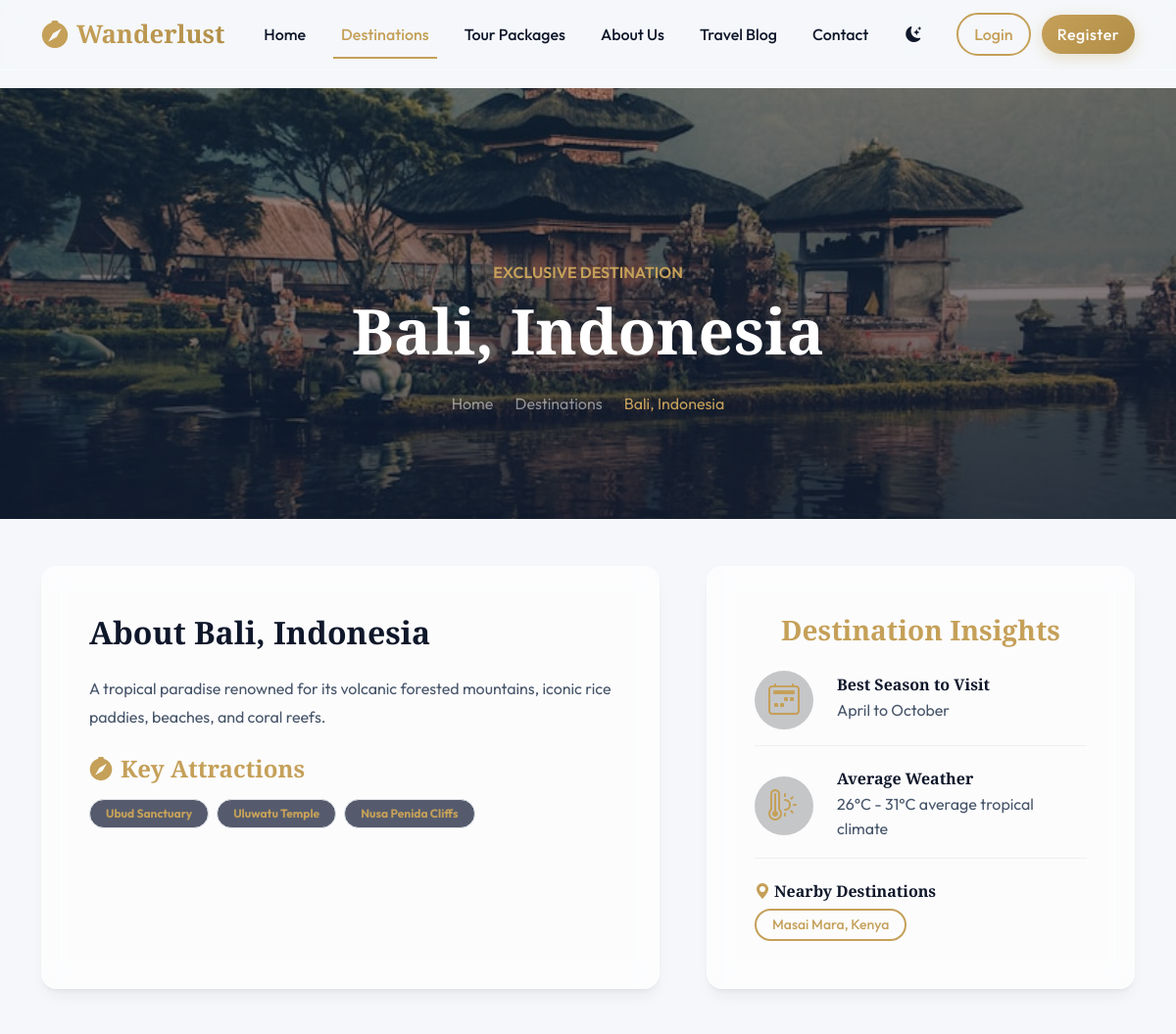
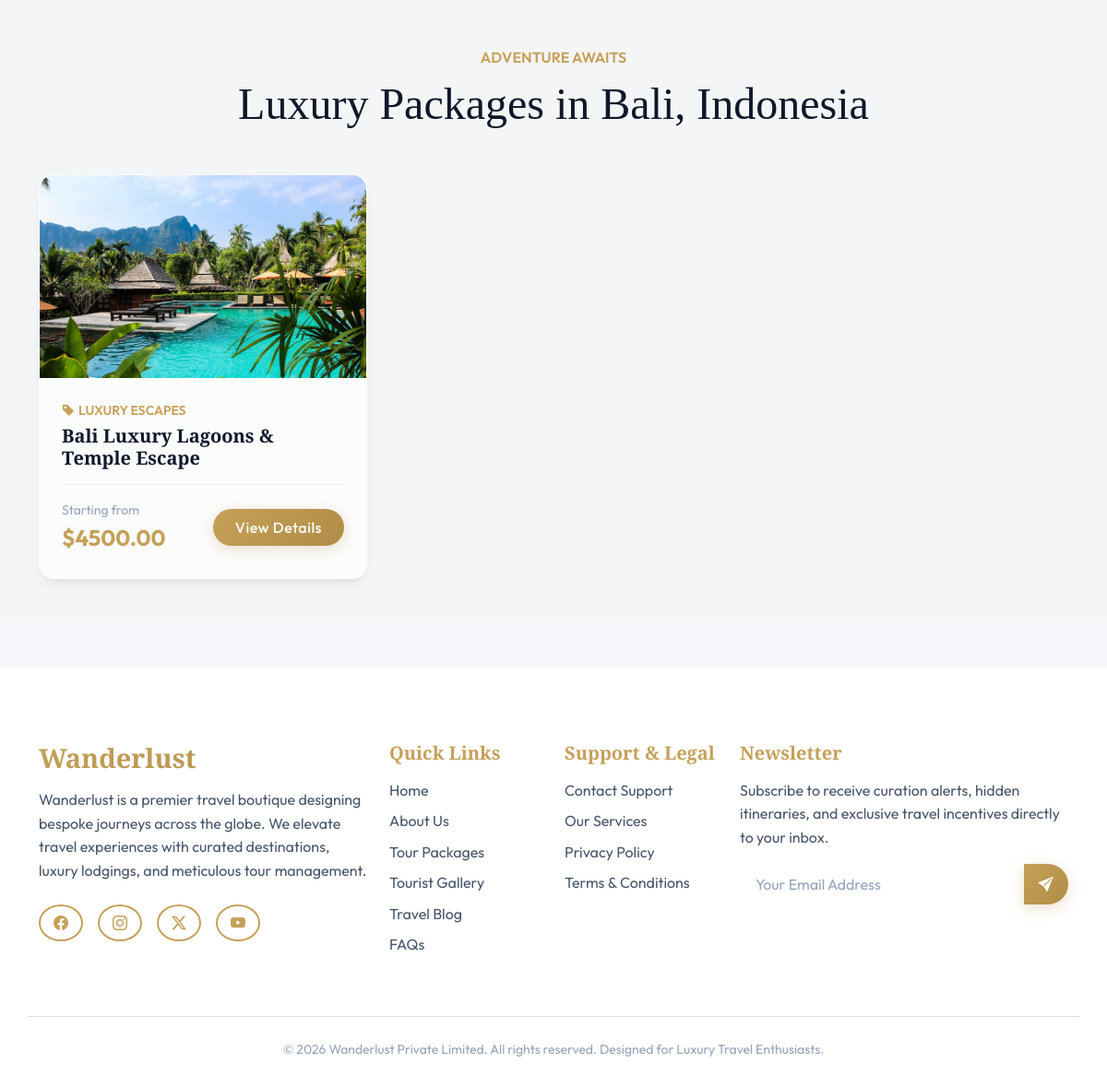
The page /tours/destination/bali/ on the database its author committed (2 pictures, top to bottom).
### tours/models.py (models this page shows, shortened)
class Destination(models.Model):
    name = models.CharField(max_length=100)
    slug = models.SlugField(unique=True)
    hero_image = models.ImageField(upload_to='destinations/')
    description = models.TextField()
    attractions = models.TextField(help_text="Key tourist attractions (comma-separated or HTML/markdown)")
    best_time_to_visit = models.CharField(max_length=150, help_text="E.g., October to April")
    weather_info = models.CharField(max_length=200, help_text="E.g., 20°C - 30°C Average")
    featured = models.BooleanField(default=False, help_text="Show this destination on the home page spotlight")
    nearby_destinations = models.ManyToManyField('self', blank=True, symmetrical=True)

class TourPackage(models.Model):
    DIFFICULTY_CHOICES = [
        ('easy', 'Easy'),
        ('moderate', 'Moderate'),
        ('challenging', 'Challenging'),
        ('extreme', 'Extreme'),
    ]
    title = models.CharField(max_length=200)
    slug = models.SlugField(unique=True)
    destination = models.ForeignKey(Destination, on_delete=models.CASCADE, related_name='packages')
    category = models.ForeignKey(Category, on_delete=models.SET_NULL, null=True, blank=True, related_name='packages')
    cover_image = models.ImageField(upload_to='packages/')
    price = models.DecimalField(max_digits=10, decimal_places=2, validators=[MinValueValidator(0)])
    discount_price = models.DecimalField(max_digits=10, decimal_places=2, null=True, blank=True, validators=[MinValueValidator(0)])
    duration_days = models.PositiveIntegerField(default=1)
    duration_nights = models.PositiveIntegerField(default=0)
    available_seats = models.PositiveIntegerField(default=10)
    difficulty = models.CharField(max_length=20, choices=DIFFICULTY_CHOICES, default='easy')
    best_season = models.CharField(max_length=100, help_text="E.g., Winter / Summer")
    included_services = models.TextField(help_text="Items included, separated by newlines")
    excluded_services = models.TextField(help_text="Items excluded, separated by newlines")
    map_iframe = models.TextField(blank=True, help_text="Google Maps iframe link only (src attribute value)")
    featured = models.BooleanField(default=False)
    is_active = models.BooleanField(default=True)
    created_at = models.DateTimeField(auto_now_add=True)
    updated_at = models.DateTimeField(auto_now=True)
    class Meta:
        ordering = ['-created_at']

class Category(models.Model):
    name = models.CharField(max_length=100)
    slug = models.SlugField(unique=True)
    icon = models.CharField(max_length=50, default="bi-compass", help_text="Bootstrap Icon class, e.g. bi-compass")
    description = models.TextField(blank=True)
    class Meta:
        verbose_name_plural = "Categories"

### tours/views.py (the view)
# urls.py: path('destination/<slug:slug>/', views.destination_detail, name='destination_detail'),
def destination_detail(request, slug):
    destination = get_object_or_404(Destination, slug=slug)
    packages = destination.packages.filter(is_active=True)
    attractions_list = [a.strip() for a in destination.attractions.split(',') if a.strip()]
    context = {
        'destination': destination,
        'packages': packages,
        'attractions_list': attractions_list
    }
    return render(request, 'tours/destination_detail.html', context)

### templates/tours/destination_detail.html (shortened to what this page needs)
{% extends 'base.html' %}
{% load static %}
{% block content %}
<section class="py-5 text-center position-relative d-flex align-items-center" style="background: linear-gradient(rgba(11, 19, 43, 0.4), rgba(11, 19, 43, 0.65)), url('{{ destination.hero_image.url }}') no-repeat center center/cover; min-height: 55vh; padding-top: 120px !important;">
    <div class="container position-relative z-2" data-aos="fade-up">
        <span class="text-gold text-uppercase letter-spacing-2 fw-semibold mb-2 d-block">Exclusive Destination</span>
        <h1 class="display-3 text-white fw-bold mb-4 font-heading">{{ destination.name }}</h1>
        <nav aria-label="breadcrumb">
            <ol class="breadcrumb justify-content-center mb-0 bg-transparent">
                <li class="breadcrumb-item"><a href="{% url 'core:home' %}" class="text-white-50 text-decoration-none">Home</a></li>
                <li class="breadcrumb-item"><a href="{% url 'tours:destinations' %}" class="text-white-50 text-decoration-none">Destinations</a></li>
                <li class="breadcrumb-item text-gold active" aria-current="page">{{ destination.name }}</li>
            </ol>
        </nav>
    </div>
</section>
<section class="py-5">
    <div class="container">
        <div class="row g-5 align-items-stretch">
            <div class="col-lg-7" data-aos="fade-right">
                <div class="glass-panel p-5 h-100">
                    <h2 class="font-heading mb-4 text-primary-theme">About {{ destination.name }}</h2>
                    <p class="text-secondary mb-4" style="line-height: 1.8;">{{ destination.description|linebreaksbr }}</p>
                    <h4 class="font-heading mb-3 text-gold"><i class="bi bi-compass-fill me-2"></i>Key Attractions</h4>
                    <div class="d-flex flex-wrap gap-2 mb-4">
                        {% for attraction in attractions_list %}
                            <span class="badge bg-glass-dark text-gold border border-gold border-opacity-25 py-2 px-3 rounded-pill">{{ attraction }}</span>
                        {% endfor %}
                    </div>
                </div>
            </div>
            <div class="col-lg-5" data-aos="fade-left">
                <div class="glass-panel p-5 h-100 d-flex flex-column justify-content-center">
                    <h3 class="font-heading text-center text-gold mb-4">Destination Insights</h3>
                    <div class="d-flex align-items-center gap-4 mb-4 pb-3 border-bottom border-secondary border-opacity-10">
                        <div class="rounded-circle d-flex align-items-center justify-content-center text-gold bg-dark bg-opacity-25" style="width: 60px; height: 60px; flex-shrink: 0;">
                            <i class="bi bi-calendar2-week fs-2"></i>
                        </div>
                        <div>
                            <h6 class="fw-semibold mb-1">Best Season to Visit</h6>
                            <p class="text-secondary mb-0">{{ destination.best_time_to_visit }}</p>
                        </div>
                    </div>
                    <div class="d-flex align-items-center gap-4 mb-4 pb-3 border-bottom border-secondary border-opacity-10">
                        <div class="rounded-circle d-flex align-items-center justify-content-center text-gold bg-dark bg-opacity-25" style="width: 60px; height: 60px; flex-shrink: 0;">
                            <i class="bi bi-thermometer-sun fs-2"></i>
                        </div>
                        <div>
                            <h6 class="fw-semibold mb-1">Average Weather</h6>
                            <p class="text-secondary mb-0">{{ destination.weather_info }}</p>
                        </div>
                    </div>
                    {% if destination.nearby_destinations.all %}
                        <div>
                            <h6 class="fw-semibold mb-2"><i class="bi bi-geo-alt-fill text-gold me-1"></i>Nearby Destinations</h6>
                            <div class="d-flex flex-wrap gap-2">
                                {% for nearby in destination.nearby_destinations.all %}
                                    <a href="{% url 'tours:destination_detail' nearby.slug %}" class="btn btn-outline-gold btn-sm rounded-pill py-1 px-3">{{ nearby.name }}</a>
                                {% endfor %}
                            </div>
                        </div>
                    {% endif %}
                </div>
            </div>
        </div>
    </div>
</section>
<section class="py-5" style="background: rgba(197, 160, 89, 0.02);">
    <div class="container">
        <div class="text-center mb-5" data-aos="fade-up">
            <span class="text-gold text-uppercase letter-spacing-1 fw-semibold d-block mb-2">Adventure Awaits</span>
            <h2 class="display-5 font-heading">Luxury Packages in {{ destination.name }}</h2>
        </div>
        <div class="row g-4">
            {% if packages %}
                {% for package in packages %}
                <div class="col-md-6 col-lg-4" data-aos="fade-up" data-aos-delay="{{ forloop.counter }}00">
                    <div class="glass-panel glass-panel-hover overflow-hidden h-100 d-flex flex-column">
                        <div class="position-relative overflow-hidden" style="height: 220px;">
                            <img src="{{ package.cover_image.url }}" class="w-100 h-100 object-fit-cover transition-transform duration-500 hover-scale" alt="{{ package.title }}">
                        </div>
                        <div class="p-4 d-flex flex-column flex-grow-1">
                            <span class="text-gold small fw-semibold text-uppercase mb-1"><i class="bi bi-tag-fill me-1"></i>{{ package.category.name|default:"Tour Package" }}</span>
                            <h4 class="fw-semibold mb-3 font-heading fs-5"><a href="{% url 'tours:package_detail' package.slug %}" class="text-decoration-none text-primary-theme">{{ package.title }}</a></h4>
                            <div class="d-flex justify-content-between align-items-center mt-auto pt-3 border-top border-secondary border-opacity-10">
                                <div>
                                    <span class="text-muted small d-block">Starting from</span>
                                    <span class="fs-4 fw-bold text-gold">${{ package.price }}</span>
                                </div>
                                <a href="{% url 'tours:package_detail' package.slug %}" class="btn btn-gold py-2 px-4 rounded-pill">View Details</a>
                            </div>
                        </div>
                    </div>
                </div>
                {% endfor %}
            {% endif %}
        </div>
    </div>
</section>
{% endblock %}

### static/css/style.css (style rules this page uses)
:root { --primary-bg: #f5f7fa; --secondary-bg: #ffffff; --card-bg: rgba(255, 255, 255, 0.65); --card-border: rgba(255, 255, 255, 0.45); --text-primary: #0F172A; --text-secondary: #475569; --text-muted: #94A3B8; --accent-gold: #c5a059; --accent-gold-rgb: 197, 160, 89; --accent-gold-hover: #b08d46; --accent-teal: #0d9488; --accent-teal-hover: #0f766e; --navbar-bg: rgba(245, 247, 250, 0.75); --navbar-border: rgba(255, 255, 255, 0.4); --shadow-sm: 0 4px 6px -1px rgba(0, 0, 0, 0.05); --shadow-md: 0 10px 15px -3px rgba(0, 0, 0, 0.05), 0 4px 6px -2px rgba(0, 0, 0, 0.05); --shadow-lg: 0 20px 25px -5px rgba(0, 0, 0, 0.08), 0 10px 10px -5px rgba(0, 0, 0, 0.04); --shadow-glow: 0 0 20px rgba(197, 160, 89, 0.15); --glass-blur: blur(12px); --transition-speed: 0.4s; --font-heading: 'Playfair Display', serif; --font-body: 'Outfit', sans-serif; }
body { background-color: var(--primary-bg); color: var(--text-primary); font-family: var(--font-body); transition: background-color var(--transition-speed) ease, color var(--transition-speed) ease; overflow-x: hidden; line-height: 1.6; }
h1, h2, h3, h4, h5, h6 { font-family: var(--font-heading); color: var(--text-primary); font-weight: 600; }
.glass-panel { background: var(--card-bg); backdrop-filter: var(--glass-blur); -webkit-backdrop-filter: var(--glass-blur); border: 1px solid var(--card-border); box-shadow: var(--shadow-md); border-radius: 16px; transition: transform var(--transition-speed) cubic-bezier(0.4, 0, 0.2, 1), box-shadow var(--transition-speed) ease, border-color var(--transition-speed) ease, background var(--transition-speed) ease; }
.btn-gold { background: linear-gradient(135deg, var(--accent-gold) 0%, #b08d46 100%); color: #ffffff !important; border: none; font-weight: 500; letter-spacing: 0.5px; padding: 10px 24px; border-radius: 30px; box-shadow: 0 4px 15px rgba(197, 160, 89, 0.3); transition: all 0.3s ease; position: relative; overflow: hidden; }
.btn-outline-gold { background: transparent; color: var(--accent-gold) !important; border: 2px solid var(--accent-gold); font-weight: 500; padding: 8px 22px; border-radius: 30px; transition: all 0.3s ease; }
.text-gold { color: var(--accent-gold) !important; }
.bg-glass-dark { background: rgba(14, 22, 47, 0.7); backdrop-filter: blur(10px); }
.text-primary-theme { color: var(--text-primary) !important; }
a.text-primary-theme { color: var(--text-primary) !important; transition: color 0.3s ease; }
.text-secondary { color: var(--text-secondary) !important; }
.text-muted { color: var(--text-muted) !important; }

### rows shown on the page
Destination: hero_image (picture), name "Bali, Indonesia", description "A tropical paradise renowned for its volcanic forested mountains, iconic rice paddies, beaches, and coral reefs.", best_time_to_visit "April to October", weather_info "26°C - 31°C average tropical climate"
Destination: name "Masai Mara, Kenya"
TourPackage: cover_image (picture), category.name "LUXURY ESCAPES", title "Bali Luxury Lagoons & Temple Escape", price "4500.00"

### other values the page prints
{{ attraction }} "Ubud Sanctuary" "Uluwatu Temple" "Nusa Penida Cliffs"
